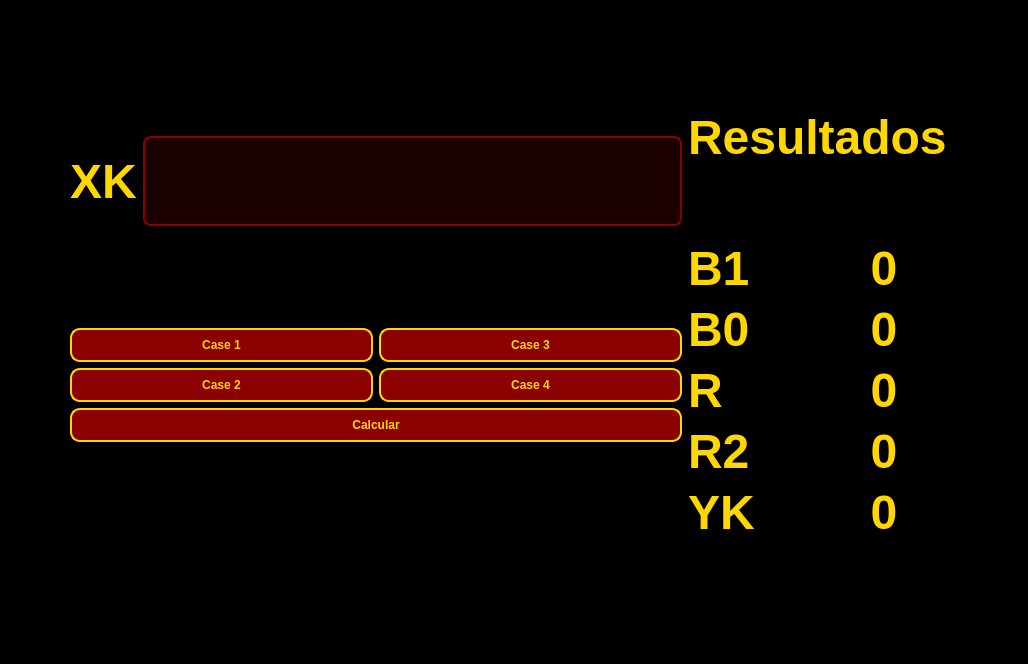
<?xml version="1.0" encoding="UTF-8"?>
<ui version="4.0">
 <class>MainWindow</class>
 <widget class="QMainWindow" name="MainWindow">
  <property name="geometry">
   <rect>
    <x>0</x>
    <y>0</y>
    <width>1028</width>
    <height>664</height>
   </rect>
  </property>
  <property name="windowTitle">
   <string>MainWindow</string>
  </property>
  <property name="styleSheet">
   <string notr="true">QDialog, QWidget {
    background-color: #000000; /* negro */
}


/* QLabel */
QLabel {
    color: #FFD700;
    font-weight: bold;
    font-size: 36pt;
}


/* Botones gaming */
QPushButton {
    background-color: #8B0000;
    color: #FFD700;
    border: 2px solid #FFD700;
    border-radius: 10px;
    padding: 8px 16px;
    font-weight: bold;
}
/* QLineEdit estilo gaming */
QLineEdit {
    background-color: #1a0000; /* negro con tono rojizo */
    color: #FFD700; /* texto dorado */
    border: 2px solid #8B0000; /* rojo oscuro */
    border-radius: 8px;
    padding: 6px;
    selection-background-color: #8B0000; /* cuando seleccionas texto */
    selection-color: #FFD700;
}


/* Cuando el usuario hace clic */
QLineEdit:focus {
    border: 2px solid #FFD700; /* borde dorado brillante */
    background-color: #260000;
}


/* Hover */
QLineEdit:hover {
    border: 2px solid #B22222;
}


/* Placeholder (texto guía) */
QLineEdit::placeholder {
    color: #aa6666; /* rojizo tenue */
}
QPushButton:hover {
    background-color: #B22222;
}


QPushButton:pressed {
    background-color: #550000;
}</string>
  </property>
  <widget class="QWidget" name="centralwidget">
   <widget class="QWidget" name="layoutWidget">
    <property name="geometry">
     <rect>
      <x>70</x>
      <y>40</y>
      <width>877</width>
      <height>500</height>
     </rect>
    </property>
    <property name="font">
     <font>
      <pointsize>48</pointsize>
     </font>
    </property>
    <layout class="QHBoxLayout" name="horizontalLayout_4">
     <item>
      <layout class="QVBoxLayout" name="verticalLayout_6">
       <item>
        <layout class="QHBoxLayout" name="horizontalLayout_2">
         <item>
          <widget class="QLabel" name="label">
           <property name="font">
            <font>
             <pointsize>36</pointsize>
             <weight>75</weight>
             <bold>true</bold>
            </font>
           </property>
           <property name="text">
            <string>XK</string>
           </property>
          </widget>
         </item>
         <item>
          <widget class="QLineEdit" name="lineEdit">
           <property name="font">
            <font>
             <pointsize>48</pointsize>
            </font>
           </property>
          </widget>
         </item>
        </layout>
       </item>
       <item>
        <layout class="QVBoxLayout" name="verticalLayout_5">
         <item>
          <layout class="QHBoxLayout" name="horizontalLayout_3">
           <item>
            <layout class="QVBoxLayout" name="verticalLayout_3">
             <item>
              <widget class="QPushButton" name="pushButton">
               <property name="font">
                <font>
                 <weight>75</weight>
                 <bold>true</bold>
                </font>
               </property>
               <property name="text">
                <string>Case 1</string>
               </property>
              </widget>
             </item>
             <item>
              <widget class="QPushButton" name="pushButton_3">
               <property name="font">
                <font>
                 <weight>75</weight>
                 <bold>true</bold>
                </font>
               </property>
               <property name="text">
                <string>Case 2</string>
               </property>
              </widget>
             </item>
            </layout>
           </item>
           <item>
            <layout class="QVBoxLayout" name="verticalLayout_4">
             <item>
              <widget class="QPushButton" name="pushButton_2">
               <property name="font">
                <font>
                 <weight>75</weight>
                 <bold>true</bold>
                </font>
               </property>
               <property name="text">
                <string>Case 3</string>
               </property>
              </widget>
             </item>
             <item>
              <widget class="QPushButton" name="pushButton_4">
               <property name="font">
                <font>
                 <weight>75</weight>
                 <bold>true</bold>
                </font>
               </property>
               <property name="text">
                <string>Case 4</string>
               </property>
              </widget>
             </item>
            </layout>
           </item>
          </layout>
         </item>
         <item>
          <widget class="QPushButton" name="pushButton_5">
           <property name="font">
            <font>
             <weight>75</weight>
             <bold>true</bold>
            </font>
           </property>
           <property name="text">
            <string>Calcular</string>
           </property>
          </widget>
         </item>
        </layout>
       </item>
      </layout>
     </item>
     <item>
      <layout class="QVBoxLayout" name="verticalLayout_7">
       <item>
        <widget class="QLabel" name="label_2">
         <property name="font">
          <font>
           <pointsize>36</pointsize>
           <weight>75</weight>
           <bold>true</bold>
          </font>
         </property>
         <property name="text">
          <string>Resultados</string>
         </property>
        </widget>
       </item>
       <item>
        <layout class="QHBoxLayout" name="horizontalLayout">
         <item>
          <layout class="QVBoxLayout" name="verticalLayout">
           <item>
            <widget class="QLabel" name="label_7">
             <property name="font">
              <font>
               <pointsize>36</pointsize>
               <weight>75</weight>
               <bold>true</bold>
              </font>
             </property>
             <property name="text">
              <string>B1</string>
             </property>
             <property name="alignment">
              <set>Qt::AlignLeading|Qt::AlignLeft|Qt::AlignVCenter</set>
             </property>
            </widget>
           </item>
           <item>
            <widget class="QLabel" name="label_6">
             <property name="font">
              <font>
               <pointsize>36</pointsize>
               <weight>75</weight>
               <bold>true</bold>
              </font>
             </property>
             <property name="text">
              <string>B0</string>
             </property>
            </widget>
           </item>
           <item>
            <widget class="QLabel" name="label_3">
             <property name="font">
              <font>
               <pointsize>36</pointsize>
               <weight>75</weight>
               <bold>true</bold>
              </font>
             </property>
             <property name="text">
              <string>R</string>
             </property>
            </widget>
           </item>
           <item>
            <widget class="QLabel" name="label_4">
             <property name="font">
              <font>
               <pointsize>36</pointsize>
               <weight>75</weight>
               <bold>true</bold>
              </font>
             </property>
             <property name="text">
              <string>R2</string>
             </property>
            </widget>
           </item>
           <item>
            <widget class="QLabel" name="label_5">
             <property name="font">
              <font>
               <pointsize>36</pointsize>
               <weight>75</weight>
               <bold>true</bold>
              </font>
             </property>
             <property name="text">
              <string>YK</string>
             </property>
            </widget>
           </item>
          </layout>
         </item>
         <item>
          <layout class="QVBoxLayout" name="verticalLayout_2">
           <item>
            <widget class="QLabel" name="label_8">
             <property name="font">
              <font>
               <pointsize>36</pointsize>
               <weight>75</weight>
               <bold>true</bold>
              </font>
             </property>
             <property name="text">
              <string>0</string>
             </property>
             <property name="alignment">
              <set>Qt::AlignCenter</set>
             </property>
            </widget>
           </item>
           <item>
            <widget class="QLabel" name="label_9">
             <property name="font">
              <font>
               <pointsize>36</pointsize>
               <weight>75</weight>
               <bold>true</bold>
              </font>
             </property>
             <property name="text">
              <string>0</string>
             </property>
             <property name="alignment">
              <set>Qt::AlignCenter</set>
             </property>
            </widget>
           </item>
           <item>
            <widget class="QLabel" name="label_10">
             <property name="font">
              <font>
               <pointsize>36</pointsize>
               <weight>75</weight>
               <bold>true</bold>
              </font>
             </property>
             <property name="text">
              <string>0</string>
             </property>
             <property name="alignment">
              <set>Qt::AlignCenter</set>
             </property>
            </widget>
           </item>
           <item>
            <widget class="QLabel" name="label_11">
             <property name="font">
              <font>
               <pointsize>36</pointsize>
               <weight>75</weight>
               <bold>true</bold>
              </font>
             </property>
             <property name="text">
              <string>0</string>
             </property>
             <property name="alignment">
              <set>Qt::AlignCenter</set>
             </property>
            </widget>
           </item>
           <item>
            <widget class="QLabel" name="label_12">
             <property name="font">
              <font>
               <pointsize>36</pointsize>
               <weight>75</weight>
               <bold>true</bold>
              </font>
             </property>
             <property name="text">
              <string>0</string>
             </property>
             <property name="alignment">
              <set>Qt::AlignCenter</set>
             </property>
            </widget>
           </item>
          </layout>
         </item>
        </layout>
       </item>
      </layout>
     </item>
    </layout>
   </widget>
  </widget>
  <widget class="QMenuBar" name="menubar">
   <property name="geometry">
    <rect>
     <x>0</x>
     <y>0</y>
     <width>1028</width>
     <height>21</height>
    </rect>
   </property>
  </widget>
  <widget class="QStatusBar" name="statusbar"/>
 </widget>
 <resources/>
 <connections/>
</ui>
